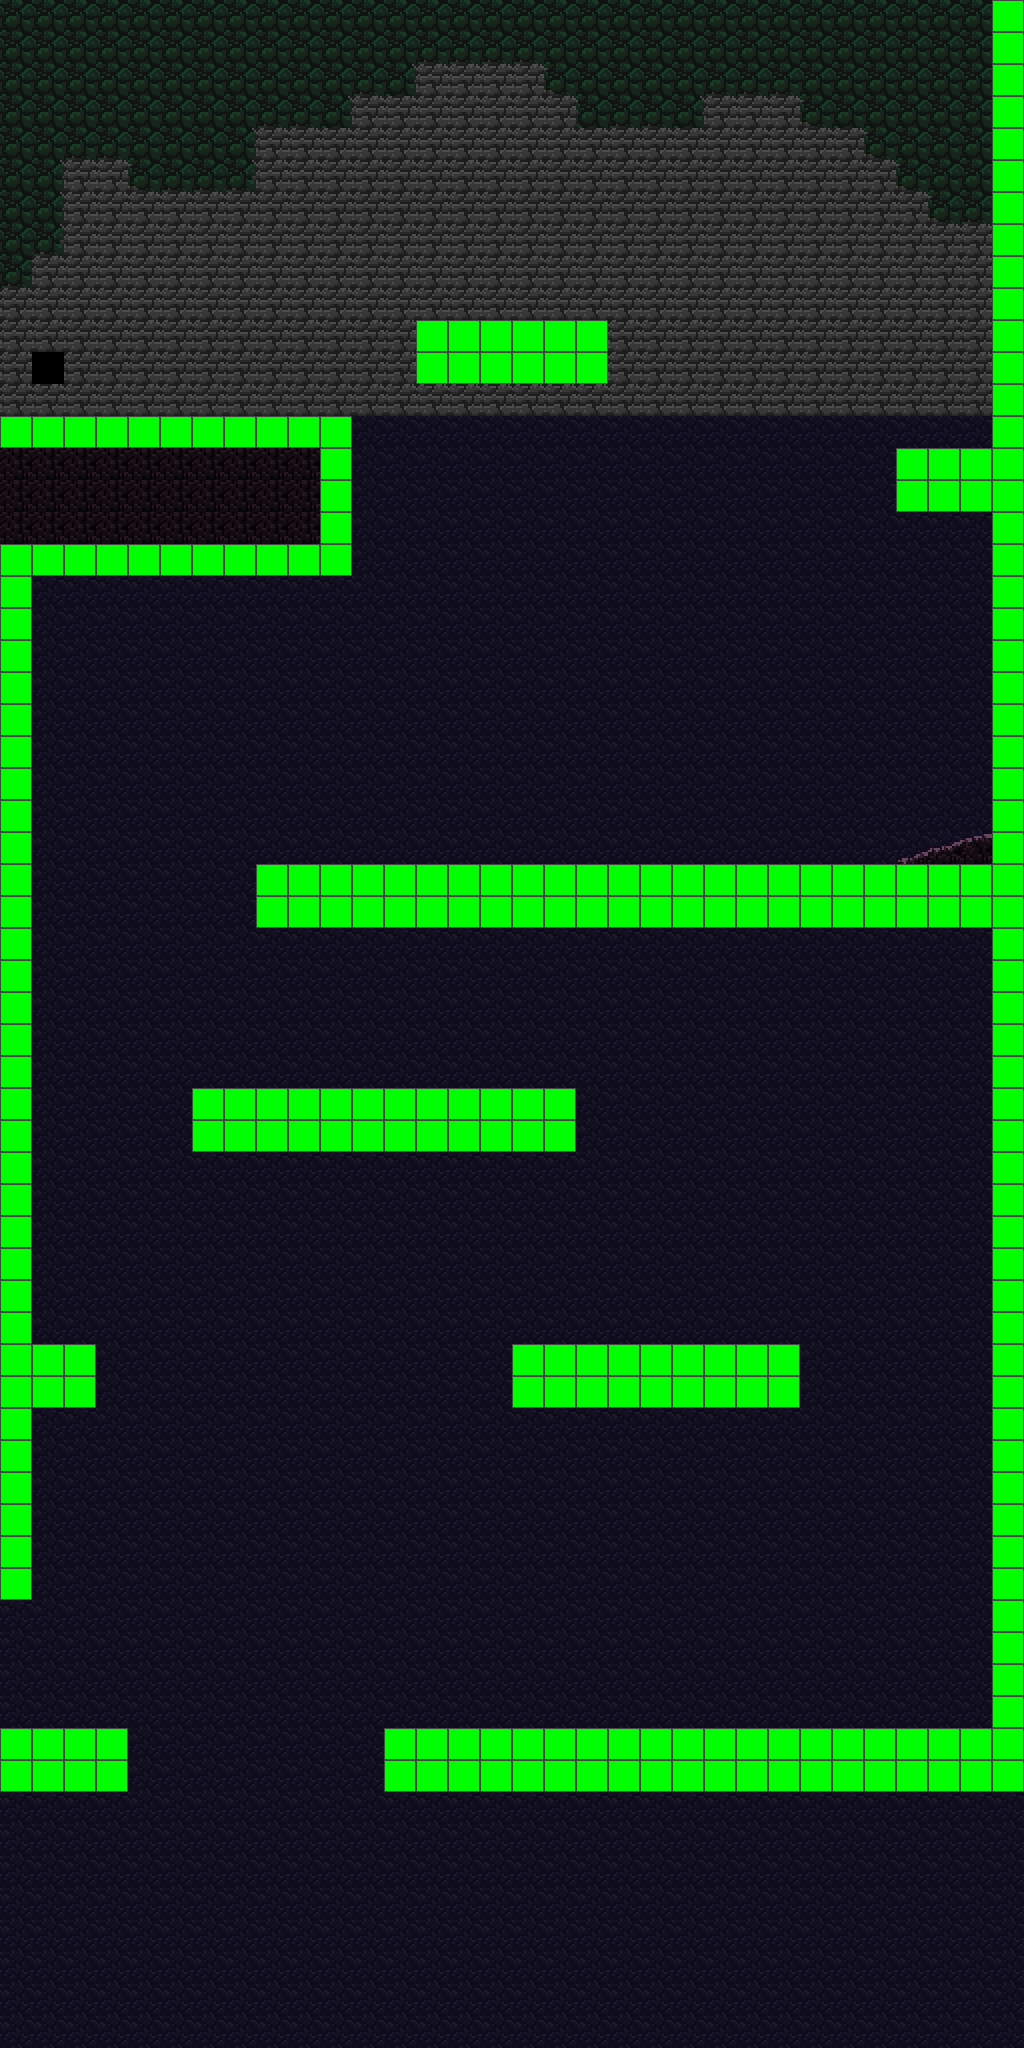

Rendered tile map (Tiled .tmx) drawn with the repository's tilesets; below, a short description and the map source with its tile grids summarised:
An orthogonal 32x64 tile map with 32x32 px tiles, 3 tile layers (bg, fg, collision), 2 tilesets and 30 objects (5x zone, 5x platfall, 4x hive, 3x mirror, 2x exit, ...).

<map version="1.2" tiledversion="1.2.4" orientation="orthogonal" renderorder="right-down" width="32" height="64" tilewidth="32" tileheight="32" infinite="0" nextlayerid="16" nextobjectid="39">
 <tileset firstgid="1" name="32Tileset" tilewidth="32" tileheight="32" spacing="2" tilecount="851" columns="37">
  <image source="../assets/world/oldTileset32.png" width="1280" height="800" />
 </tileset>
 <tileset firstgid="852" name="collision" tilewidth="32" tileheight="32" tilecount="36" columns="6">
  <image source="map_collision.png" width="192" height="192" />
  <tile id="0">
   <properties>
    <property name="collides" type="bool" value="true" />
   </properties>
   <objectgroup draworder="index">
    <object id="1" x="0" y="0" width="32" height="32" />
   </objectgroup>
  </tile>
  <tile id="1">
   <properties>
    <property name="collides" type="bool" value="true" />
   </properties>
   <objectgroup draworder="index">
    <object id="1" x="3.81818" y="29.2727">
     <polygon points="-3.81818,2.72727 28.1818,-29.2727 28.1818,2.72727" />
    </object>
   </objectgroup>
  </tile>
  <tile id="2">
   <properties>
    <property name="collides" type="bool" value="true" />
   </properties>
   <objectgroup draworder="index">
    <object id="1" x="0.363636" y="0.909091">
     <polygon points="-0.363636,-0.909091 31.6364,31.0909 -0.363636,31.0909" />
    </object>
   </objectgroup>
  </tile>
  <tile id="3">
   <properties>
    <property name="collides" type="bool" value="true" />
   </properties>
  </tile>
  <tile id="4">
   <properties>
    <property name="collides" type="bool" value="true" />
   </properties>
  </tile>
  <tile id="5">
   <properties>
    <property name="collides" type="bool" value="true" />
   </properties>
  </tile>
  <tile id="6">
   <properties>
    <property name="collides" type="bool" value="true" />
   </properties>
  </tile>
  <tile id="7">
   <properties>
    <property name="collides" type="bool" value="true" />
   </properties>
  </tile>
  <tile id="8">
   <properties>
    <property name="collides" type="bool" value="true" />
   </properties>
  </tile>
  <tile id="9">
   <properties>
    <property name="collides" type="bool" value="true" />
   </properties>
  </tile>
  <tile id="10">
   <properties>
    <property name="collides" type="bool" value="true" />
   </properties>
  </tile>
  <tile id="11">
   <properties>
    <property name="collides" type="bool" value="true" />
   </properties>
  </tile>
  <tile id="12">
   <properties>
    <property name="collides" type="bool" value="true" />
   </properties>
  </tile>
  <tile id="13">
   <properties>
    <property name="collides" type="bool" value="true" />
   </properties>
  </tile>
  <tile id="14">
   <properties>
    <property name="collides" type="bool" value="true" />
   </properties>
  </tile>
  <tile id="15">
   <properties>
    <property name="collides" type="bool" value="true" />
   </properties>
  </tile>
  <tile id="16">
   <properties>
    <property name="collides" type="bool" value="true" />
   </properties>
  </tile>
  <tile id="17">
   <properties>
    <property name="collides" type="bool" value="true" />
   </properties>
  </tile>
  <tile id="18">
   <properties>
    <property name="collides" type="bool" value="true" />
   </properties>
  </tile>
  <tile id="19">
   <properties>
    <property name="collides" type="bool" value="true" />
   </properties>
  </tile>
  <tile id="20">
   <properties>
    <property name="collides" type="bool" value="true" />
   </properties>
  </tile>
  <tile id="21">
   <properties>
    <property name="collides" type="bool" value="true" />
   </properties>
  </tile>
  <tile id="22">
   <properties>
    <property name="collides" type="bool" value="true" />
   </properties>
  </tile>
  <tile id="23">
   <properties>
    <property name="collides" type="bool" value="true" />
   </properties>
  </tile>
  <tile id="24">
   <properties>
    <property name="collides" type="bool" value="true" />
   </properties>
  </tile>
  <tile id="25">
   <properties>
    <property name="collides" type="bool" value="true" />
   </properties>
  </tile>
  <tile id="26">
   <properties>
    <property name="collides" type="bool" value="true" />
   </properties>
  </tile>
  <tile id="27">
   <properties>
    <property name="collides" type="bool" value="true" />
   </properties>
  </tile>
  <tile id="28">
   <properties>
    <property name="collides" type="bool" value="true" />
   </properties>
  </tile>
  <tile id="29">
   <properties>
    <property name="collides" type="bool" value="true" />
   </properties>
  </tile>
 </tileset>
 <layer id="12" name="bg" width="32" height="64">
  <data>[2048 cells, 2043 non-empty, 3 distinct tile ids]</data>
 </layer>
 <layer id="13" name="fg" width="32" height="64">
  <data>[2048 cells, 440 non-empty, 18 distinct tile ids]</data>
 </layer>
 <layer id="14" name="collision" width="32" height="64">
  <data>[2048 cells, 269 non-empty, 1 distinct tile ids]</data>
 </layer>
 <objectgroup id="15" name="hulls" />
 <objectgroup id="2" name="enemies" />
 <objectgroup id="3" name="spawns" />
 <objectgroup id="8" name="exit">
  <object id="6" name="west2" type="exit" x="0" y="1632" width="16" height="96">
   <properties>
    <property name="targetExit" value="east1" />
    <property name="targetMap" value="map5" />
   </properties>
  </object>
  <object id="10" name="west1" type="exit" x="0" y="320" width="16" height="96">
   <properties>
    <property name="targetExit" value="east1" />
    <property name="targetMap" value="map3" />
   </properties>
  </object>
  <object id="11" name="west1" type="entrance" x="32" y="352" width="32" height="32" />
  <object id="12" name="west2" type="entrance" x="32" y="1664" width="32" height="32" />
 </objectgroup>
 <objectgroup id="10" name="triggers">
  <object id="14" name="gate1" type="gate" x="256" y="768" width="32" height="96">
   <properties>
    <property name="source" value="lever1" />
   </properties>
  </object>
  <object id="16" name="button1" type="button" x="224" y="384" width="16" height="16">
   <properties>
    <property name="targetName" value="gate1" />
    <property name="targetType" value="gate" />
   </properties>
  </object>
  <object id="17" name="zone1" type="zone" x="0" y="1792" width="1024" height="160">
   <properties>
    <property name="allowReset" type="bool" value="true" />
    <property name="resetDelay" type="int" value="300" />
    <property name="targetName" value="gate1" />
    <property name="targetType" value="gate" />
    <property name="zoneType" value="hurt" />
    <property name="zoneValue" value="{&quot;damage&quot;:1}" />
   </properties>
  </object>
  <object id="20" name="zone3" type="zone" x="0" y="1952" width="1024" height="96">
   <properties>
    <property name="allowReset" type="bool" value="true" />
    <property name="resetDelay" type="int" value="300" />
    <property name="targetName" value="gate1" />
    <property name="targetType" value="gate" />
    <property name="zoneType" value="teleport" />
    <property name="zoneValue" value="{&quot;x&quot;:64,&quot;y&quot;:258}" />
   </properties>
  </object>
  <object id="21" name="zone2" type="zone" x="288" y="320" width="64" height="96">
   <properties>
    <property name="allowReset" type="bool" value="true" />
    <property name="resetDelay" type="int" value="300" />
    <property name="targetName" value="gate1" />
    <property name="targetType" value="gate" />
    <property name="zoneType" value="force" />
    <property name="zoneValue" value="{&quot;x&quot;: 0 ,&quot;y&quot;: -0.05, &quot;time&quot;: 300}" />
   </properties>
  </object>
  </objectgroup>
 <objectgroup id="9" name="objects">
  <!-- 13 objects omitted --></objectgroup>
</map>
<!-- 18 of 30 objects omitted -->
